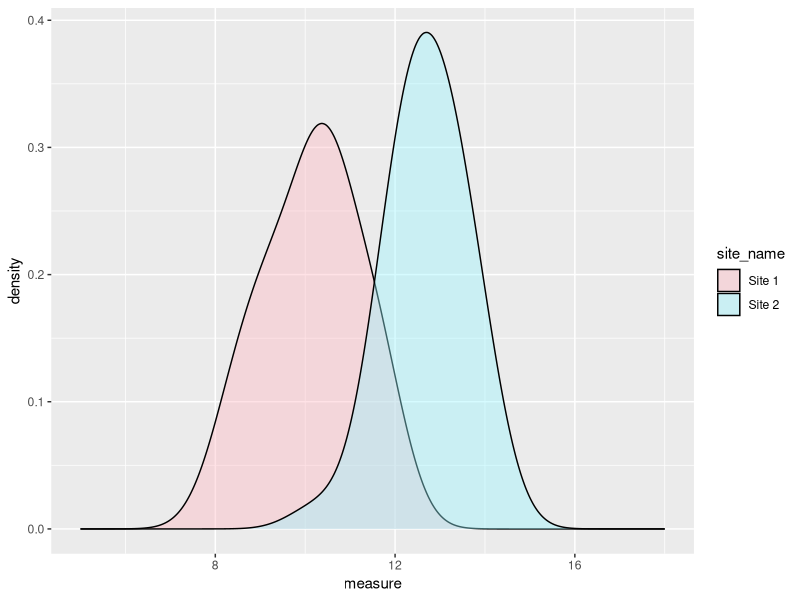

The R source for this figure: (Note: this script raises an error after producing the figure.)
## ---- chunk 1
library(tidyverse)
## ---- chunk 2
set.seed(110)
data_1 = tibble(measure=rnorm(5, 10, 1))
data_1$site_name <- 'Site 1'
data_2 = tibble(measure=rnorm(5, 12, 1))
data_2$site_name <- 'Site 2'
complete_data = rbind(data_1, data_2)
complete_data
## ---- chunk 3
mean(complete_data[complete_data$site_name == "Site 1", ]$measure)
mean(complete_data[complete_data$site_name == "Site 2", ]$measure)
## ---- chunk 4
# Write your code here
tapply(complete_data$measure, complete_data$site_name, mean)
## ---- chunk 5
set.seed(110)
data_1 = tibble(measure=rnorm(40, 10, 1))
data_1$site_name <- 'Site 1'
data_2 = tibble(measure=rnorm(40, 13, 1))
data_2$site_name <- 'Site 2'
complete_data = rbind(data_1, data_2)
## ---- chunk 6
t.test(data_1$measure, data_2$measure)
## ---- chunk 7
# write your code here

ggplot(data = complete_data, aes(x = measure, fill = site_name))+
  geom_density(alpha = 0.4, bw = 0.6)+
  scale_fill_manual(values = c("lightpink", "cadetblue1"))+
  xlim(5, 18)+
  xlab("measure")+
  ylab("density")
  
## ---- chunk 8
set.seed(110)
data_1 = rnorm(40, 10, 1)
data_2 = rnorm(40, 13, 1)
mean(data_1) - mean(data_2)
## ---- chunk 9
# concatenate two vector
a = c(1,2,3)
b = c(4,5,6)
c(a, b)
## ---- chunk 10
# shuffle a vecor
sample(1:5)
## ---- chunk 11
(split_pos + 1) : length(a)
## ---- chunk 12
# split data

split_pos = 4

a = 1:10

a[1:split_pos]
a[(split_pos + 1) : length(a)]
## ---- chunk 13
processOneIter = function(data_1, data_2){
    
    concat_data = c(data_1, data_2)
    len_concat_data = length(concat_data)
    
    len_data_1 = length(data_1)    
    shuffled_data = sample(concat_data)
    new_data_1 = shuffled_data[1:len_data_1]
    new_data_2 = shuffled_data[(len_data_1+1):len_concat_data]
    mean(new_data_1) - mean(new_data_2)
    
}
processOneIter(data_1, data_2)
    
## ---- chunk 14
replicate(5, processOneIter(data_1, data_2))
## ---- chunk 15
# histogram and density curve
mean_under_null = replicate(1000, processOneIter(data_1, data_2))

ggplot()+
  geom_histogram(aes(mean_under_null, y=..density..), bins = 30, alpha = 0.2, color = "black") + 
  geom_density(aes(mean_under_null), bw = 0.2, size = 1.5) + 
  xlim(-2.5, 2.5)
## ---- chunk 16
# observed value
observed <- mean(data_1) - mean(data_2)
observed

# histogram with observed statistic
ggplot()+
  geom_histogram(aes(mean_under_null, y=..density..), bins = 50, alpha=0.2, color = "black") + 
  geom_density(aes(mean_under_null), bw = 0.2, size = 1.5) + 
  xlim(-5, 5) + 
  geom_point(aes(observed, 0), color = "red", size = 10)
## ---- chunk 17
# p value
sum(mean_under_null <= observed) / length(mean_under_null)

## ---- chunk 18
# creating dataset and tibble of coral proportions at site x and site y
coral = c('P. lobata', 'P. lobata', 'M. capitata', 'M. capitata', 'P. mendrina', 'P. mendrina')
ratios = c(0.6, 0.61, 0.19, 0.19, 0.21, 0.20)
site = rep(c('site_x', 'site_y'), 3)

coral_proportions <- tibble(coral, ratios, site)
coral_proportions
## ---- chunk 19
# plotting coral proportions at sites x and y
ggplot(coral_proportions, aes(x = coral, y = ratios, fill = site)) + 
    geom_bar(position="dodge", stat="identity") + 
    coord_flip()
## ---- chunk 20
subtract <- function(x){
    x[1] - x[2]
}

subtract(c(20, 15))
## ---- chunk 21
tapply(coral_proportions$ratios, coral_proportions$coral, subtract)
## ---- chunk 22
subtract_abs <- function(x){
    abs(x[1] - x[2])
}

sum(tapply(coral_proportions$ratios, coral_proportions$site, subtract_abs))/2
## ---- chunk 23
sample(c('_M. capitata_', '_P. mendrina_', '_P. mendrina_'), 200, replace=TRUE, prob=c(0.60, 0.19, 0.21))

rmultinom(1, 200, prob=c(0.60, 0.19, 0.21))
rmultinom(1, 200, prob=c(0.60, 0.19, 0.21))/200
## ---- chunk 24
sampleOneIteration = function(){
    true_proportions = c(0.60, 0.19, 0.21)
    sample_proportions = rmultinom(1, 200, prob=c(0.60, 0.19, 0.21))/200
    sample_tvd = sum(abs(true_proportions - sample_proportions))/2
    sample_tvd
        
}
sampleOneIteration()
## ---- chunk 25
tvds <- replicate(1000, sampleOneIteration())
## ---- chunk 26
observed_stat = sum(tapply(coral_proportions$ratios, coral_proportions$coral, subtract_abs))/2
observed_stat
## ---- chunk 27
ggplot()+ 
  geom_histogram(aes(tvds, ..density..), bins = 15) +
  geom_point(aes(observed_stat, 0), size = 5, color="red")
## ---- chunk 28
p_value = sum(tvds > observed_stat)  / length(tvds)
p_value
